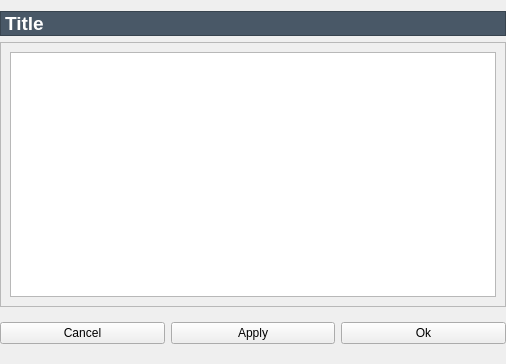
<?xml version="1.0" encoding="UTF-8"?>
<ui version="4.0">
 <class>Form</class>
 <widget class="QWidget" name="Form">
  <property name="geometry">
   <rect>
    <x>0</x>
    <y>0</y>
    <width>506</width>
    <height>364</height>
   </rect>
  </property>
  <property name="windowTitle">
   <string>Form</string>
  </property>
  <layout class="QVBoxLayout" name="verticalLayout">
   <property name="leftMargin">
    <number>0</number>
   </property>
   <property name="rightMargin">
    <number>0</number>
   </property>
   <item>
    <widget class="QFrame" name="frame_title">
     <property name="sizePolicy">
      <sizepolicy hsizetype="Preferred" vsizetype="Fixed">
       <horstretch>0</horstretch>
       <verstretch>0</verstretch>
      </sizepolicy>
     </property>
     <property name="styleSheet">
      <string notr="true">background-color: rgb(73, 88, 103);
color: rgb(255, 255, 255);</string>
     </property>
     <property name="frameShape">
      <enum>QFrame::StyledPanel</enum>
     </property>
     <property name="frameShadow">
      <enum>QFrame::Raised</enum>
     </property>
     <layout class="QHBoxLayout" name="horizontalLayout">
      <property name="leftMargin">
       <number>4</number>
      </property>
      <property name="topMargin">
       <number>0</number>
      </property>
      <property name="rightMargin">
       <number>9</number>
      </property>
      <property name="bottomMargin">
       <number>0</number>
      </property>
      <item>
       <widget class="QLabel" name="title_label">
        <property name="sizePolicy">
         <sizepolicy hsizetype="Preferred" vsizetype="Fixed">
          <horstretch>0</horstretch>
          <verstretch>0</verstretch>
         </sizepolicy>
        </property>
        <property name="font">
         <font>
          <pointsize>14</pointsize>
          <weight>75</weight>
          <bold>true</bold>
         </font>
        </property>
        <property name="text">
         <string>Title</string>
        </property>
        <property name="alignment">
         <set>Qt::AlignLeading|Qt::AlignLeft|Qt::AlignVCenter</set>
        </property>
        <property name="wordWrap">
         <bool>true</bool>
        </property>
        <property name="margin">
         <number>9</number>
        </property>
        <property name="textInteractionFlags">
         <set>Qt::TextSelectableByMouse</set>
        </property>
       </widget>
      </item>
      <item>
       <widget class="QFrame" name="frame">
        <property name="sizePolicy">
         <sizepolicy hsizetype="Fixed" vsizetype="Preferred">
          <horstretch>0</horstretch>
          <verstretch>0</verstretch>
         </sizepolicy>
        </property>
        <property name="frameShape">
         <enum>QFrame::NoFrame</enum>
        </property>
        <property name="frameShadow">
         <enum>QFrame::Raised</enum>
        </property>
        <layout class="QHBoxLayout" name="horizontalLayout_3">
         <property name="rightMargin">
          <number>0</number>
         </property>
        </layout>
       </widget>
      </item>
     </layout>
    </widget>
   </item>
   <item>
    <widget class="QFrame" name="frame_editor">
     <property name="frameShape">
      <enum>QFrame::StyledPanel</enum>
     </property>
     <property name="frameShadow">
      <enum>QFrame::Raised</enum>
     </property>
     <layout class="QVBoxLayout" name="verticalLayout_2">
      <item>
       <widget class="QTextEdit" name="textBrowser"/>
      </item>
     </layout>
    </widget>
   </item>
   <item>
    <widget class="QFrame" name="frame_buttons">
     <property name="sizePolicy">
      <sizepolicy hsizetype="Preferred" vsizetype="Fixed">
       <horstretch>0</horstretch>
       <verstretch>0</verstretch>
      </sizepolicy>
     </property>
     <property name="frameShape">
      <enum>QFrame::NoFrame</enum>
     </property>
     <property name="frameShadow">
      <enum>QFrame::Raised</enum>
     </property>
     <layout class="QHBoxLayout" name="horizontalLayout_2">
      <property name="leftMargin">
       <number>0</number>
      </property>
      <property name="rightMargin">
       <number>0</number>
      </property>
      <item>
       <widget class="QPushButton" name="button_cancel">
        <property name="text">
         <string>Cancel</string>
        </property>
       </widget>
      </item>
      <item>
       <widget class="QPushButton" name="button_apply">
        <property name="text">
         <string>Apply</string>
        </property>
       </widget>
      </item>
      <item>
       <widget class="QPushButton" name="button_ok">
        <property name="text">
         <string>Ok</string>
        </property>
       </widget>
      </item>
     </layout>
    </widget>
   </item>
  </layout>
 </widget>
 <resources/>
 <connections/>
</ui>
